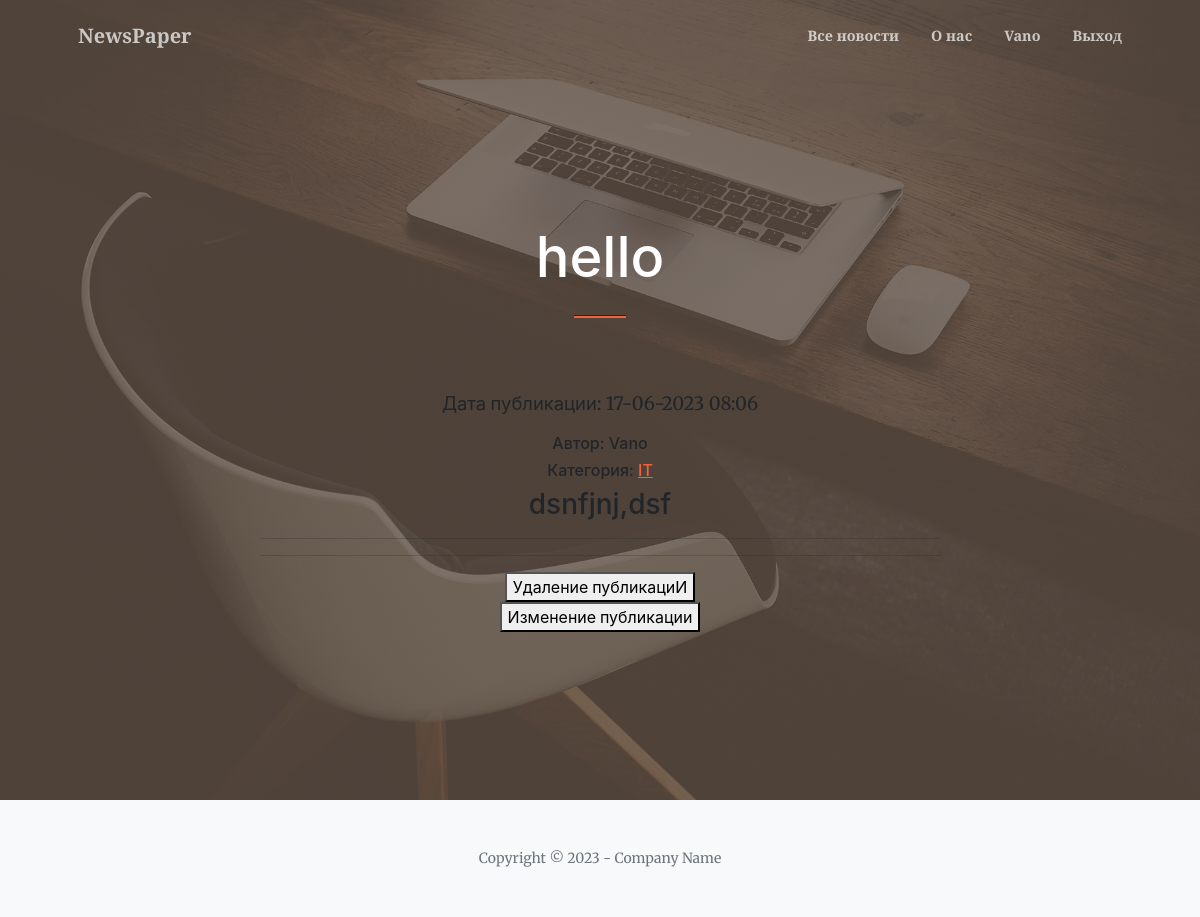
The app's page /7 (signed in) with its own data.
### news/models.py (models this page shows, shortened)
class Post(models.Model):
    author = models.ForeignKey(Author, on_delete=models.CASCADE)
    ARTICLE = 'AR'
    NEWS = 'NW'
    CATEGORY_CHOICES = (
        (ARTICLE, 'Статья'),
        (NEWS, 'Новость'),
    )
    categoryType = models.CharField(max_length=2, choices=CATEGORY_CHOICES, default=ARTICLE)
    dateCreation = models.DateTimeField(auto_now_add=True)
    postCategory = models.ManyToManyField(Category, through='PostCategory')
    title = models.CharField(max_length=128)
    text = models.TextField()
    rating = models.SmallIntegerField(default=0)

class Author(models.Model):
    authorUser = models.OneToOneField(User, on_delete=models.CASCADE)
    ratingAuthor = models.SmallIntegerField(default=0)
    def __str__(self):
        return self.authorUser.username

class Category(models.Model):
    categoryName = models.CharField(max_length=64, unique=True)
    subscribers = models.ManyToManyField(User, blank=True)

### news/views.py (the view)
# urls.py: path('<int:pk>', PostDetail.as_view(), name='post'),
class PostDetail(LoginRequiredMixin, DetailView):
    model = Post
    template_name = 'post.html'
    context_object_name = 'post'
    def get_context_data(self, **kwargs):
        context = super().get_context_data(**kwargs)
        context['is_not_author'] = not self.request.user.groups.filter(name = 'authors').exists()
        return context

### news/templatetags/custom_filters.py (called while the page is built)
@register.filter(name='censor')
def censor(value, arg='*replased*'):
    value = value.lower().split()
    for word in replaced_words:
        for i in range(len(value)):
            if word == value[i]:
                value[i] = '*replased*'
    return " ".join(value)

### templates/post.html
{% extends 'flatpages/default.html' %}
{% load custom_filters %}
{% block title %}
{{ post.title|censor }}
{% endblock title %}
{% block content %}
<p>Дата публикации: {{ post.dateCreation|date:'d-m-Y h:m' }}</p>
<h6>Автор: {{ post.author }}</h6>
<h6>Категория:
    {% for c in post.postCategory.values%}
        <a href="{% url 'category' c.id %}">{{c.categoryName}}</a>
    {% endfor %}</h6>
<h3>{{post.text|censor}}</h3>
<hr>
<hr>
<form action="{{ post.id }}/delete" target="_blank">
   <button>Удаление публикациИ</button>
    </form>
<form action="{{ post.id }}/edit" target="_blank">
   <button>Изменение публикации</button>
    </form>
{% endblock content %}

### templates/flatpages/default.html (shortened to what this page needs)
{% load static %}
<!DOCTYPE html>
<html lang="en">
<head>
        <link href="https://cdn.jsdelivr.net/npm/bootstrap-icons@1.5.0/font/bootstrap-icons.css" rel="stylesheet" />
        <link href="https://cdnjs.cloudflare.com/ajax/libs/SimpleLightbox/2.1.0/simpleLightbox.min.css" rel="stylesheet" />
        <link href="{% static 'css/styles.css' %}" rel="stylesheet" />
    </head>
    <body id="page-top">
        <nav class="navbar navbar-expand-lg navbar-light fixed-top py-3" id="mainNav">
            <div class="container px-4 px-lg-5">
                <a class="navbar-brand" href="#page-top">NewsPaper</a>
                <div class="collapse navbar-collapse" id="navbarResponsive">
                    <ul class="navbar-nav ms-auto my-2 my-lg-0">
                        <li class="nav-item"><a class="nav-link" href="/news/">Все новости</a></li>
                        <li class="nav-item"><a class="nav-link" href="/about/">О нас</a></li>
                       {% if user.is_authenticated %}
                            <li class="nav-item"><a class="nav-link" aria-current="page" href="/profile/">{{user.username}}</a></li>
                            <li class="nav-item"><a class="nav-link" aria-current="page" href="/accounts/logout/">Выход</a></li>
                        {% else %}
                            <li class="nav-item"><a class="nav-link" aria-current="page" href="/accounts/login/">Вход</a></li>
                            <li class="nav-item"><a class="nav-link" aria-current="page" href="/accounts/signup/">Регистрация</a></li>
                        {% endif %}
                    </ul>
                </div>
            </div>
        </nav>
        <header class="masthead">
            <div class="container px-4 px-lg-5 h-100">
                <div class="row gx-4 gx-lg-5 h-100 align-items-center justify-content-center text-center">
                    <div class="col-lg-8 align-self-end">
                        <h1 class="text-white font-weight-bold"><div class="col-lg-6">
                        {% block title %}
                        {% endblock title %}
                    </div>
                        </h1>
                        <hr class="divider" />
                    </div>
                    <div class="col-lg-8 align-self-baseline">
                        <p class="text-white-75 mb-5">
                            {% block content %}
                            {% endblock content %}
                        </p>
                    </div>
                </div>
            </div>
        </header>
        <footer class="bg-light py-5">
            <div class="container px-4 px-lg-5"><div class="small text-center text-muted">Copyright &copy; 2023 - Company Name</div></div>
        </footer>
    </body>
</html>

### records on screen
Post: title|censor "hello", dateCreation "17-06-2023 08:06", author "Vano", text|censor "dsnfjnj,dsf"
Category: categoryName "IT"

### other values on screen
{{ user.username }} "Vano"
